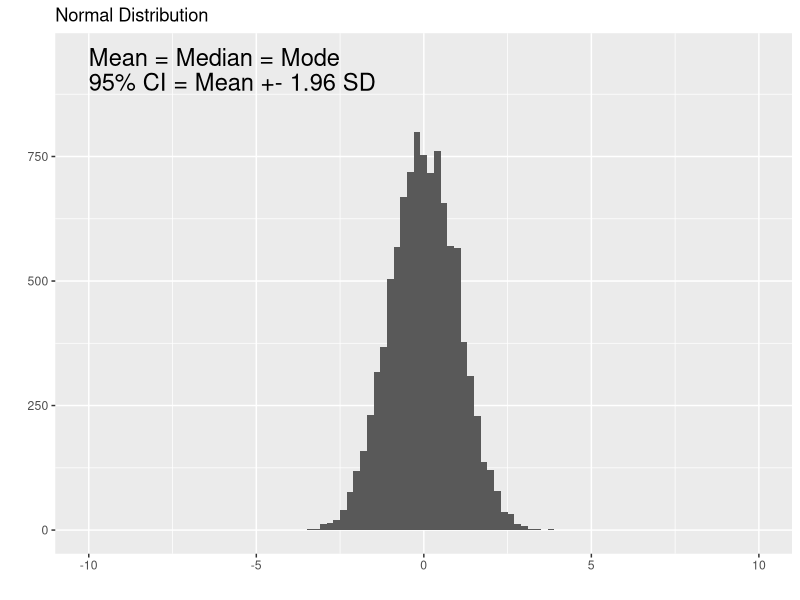
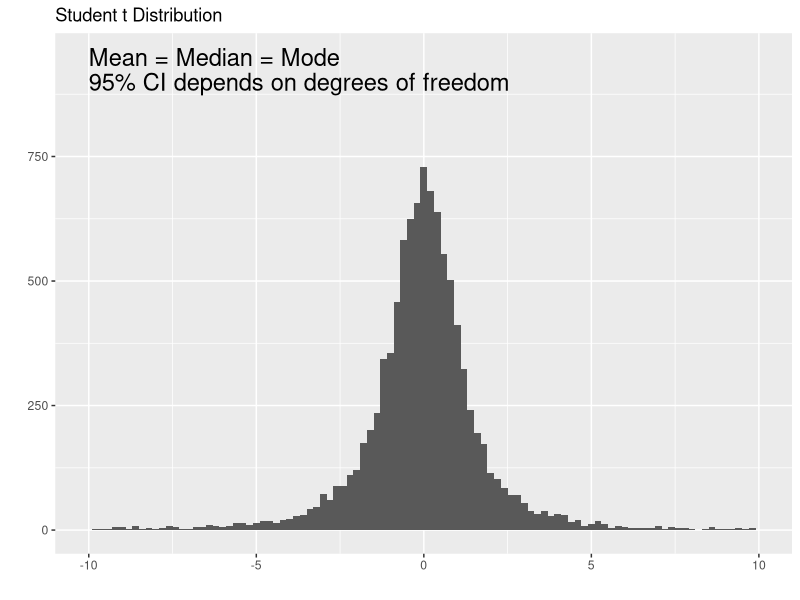
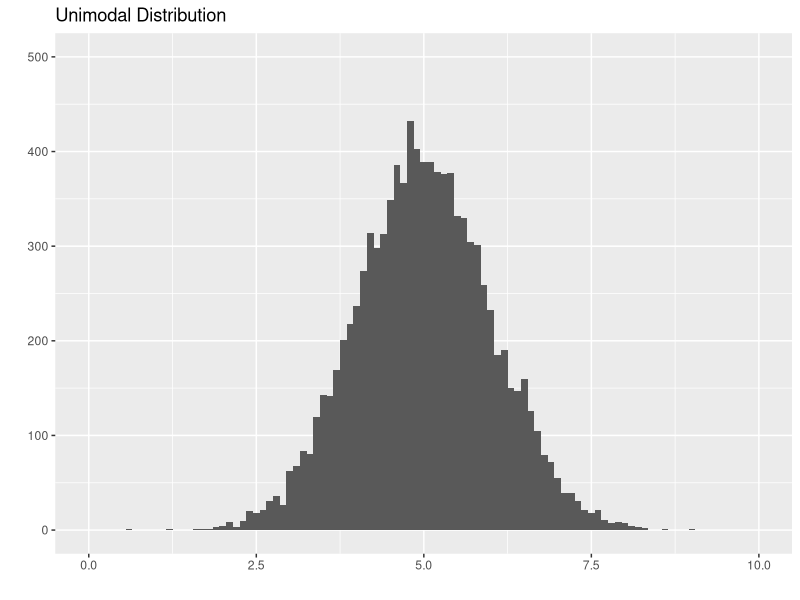
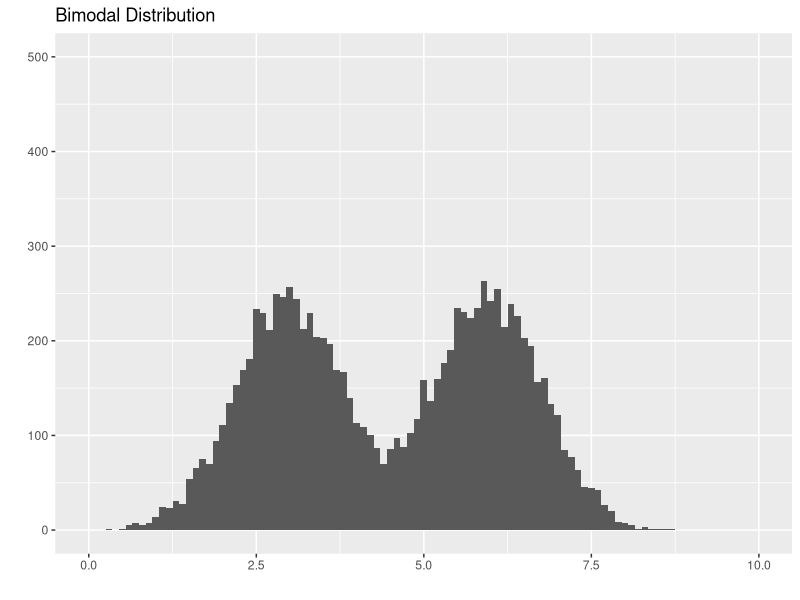
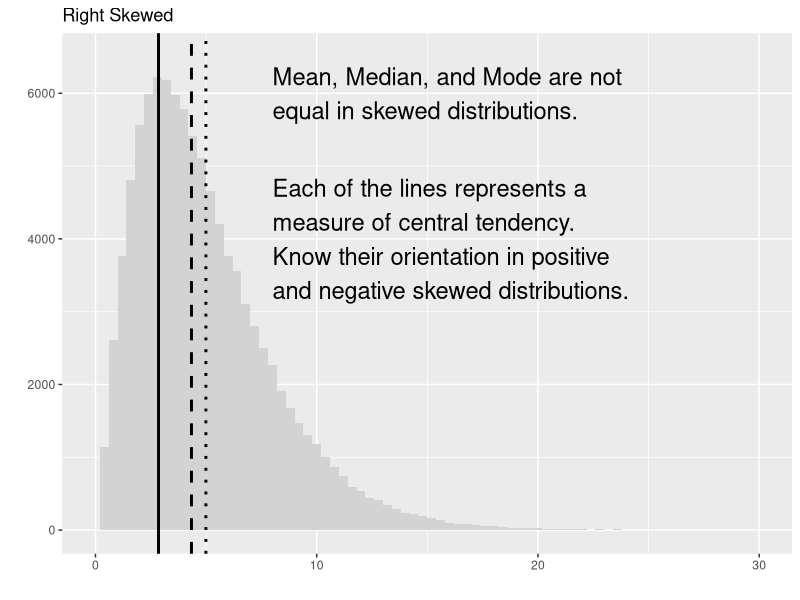
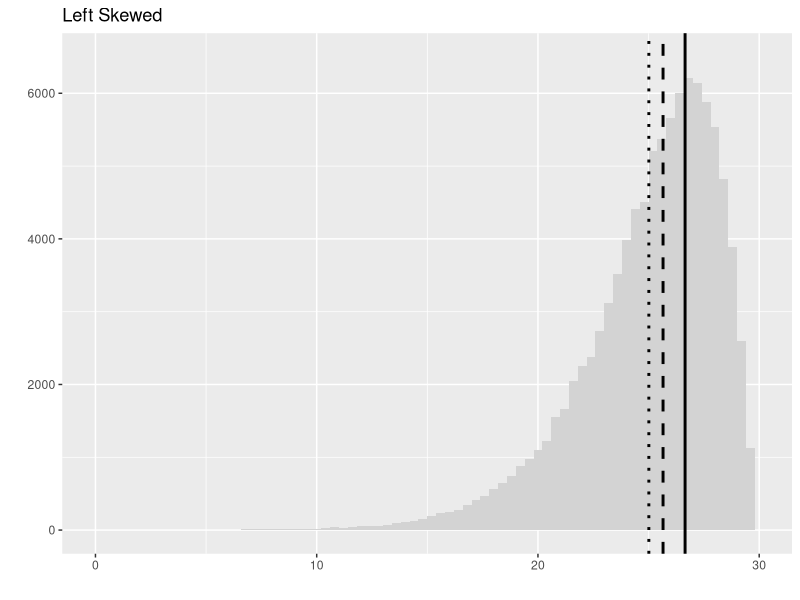
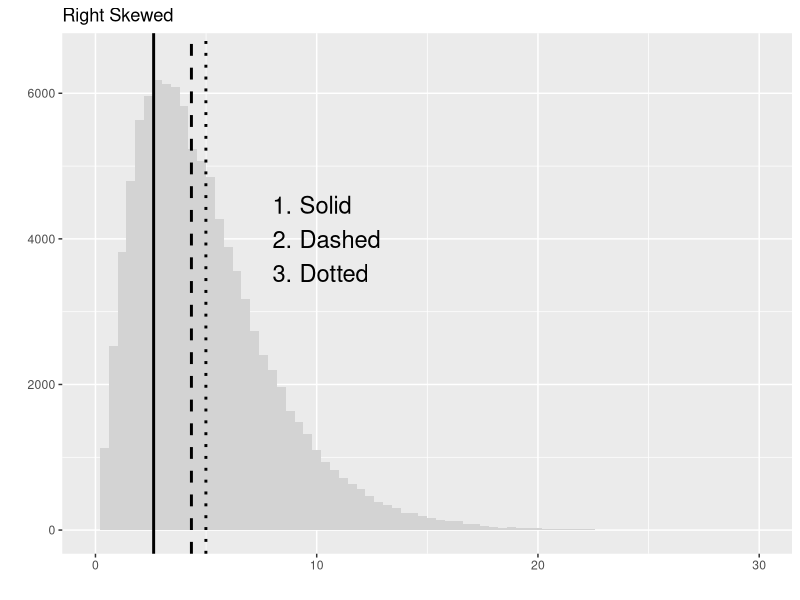

These figures' R source, in order:
## ---- chunk 1
library(ggplot2)
library(cowplot)
norm <- rnorm(10000, sd = 1)
ggplot(data.frame(data = norm), aes(data)) + 
  geom_histogram(binwidth = 0.2) + 
  xlim(-10, 10) + 
  ylim(0, 950) +
  ggtitle("Normal Distribution") + 
  labs(x="", y="") +
  annotate("text", x = -10, y = 950, label = "Mean = Median = Mode", size=6, hjust = 0) +
  annotate("text", x = -10, y = 900, label = "95% CI = Mean +- 1.96 SD", size=6, hjust = 0)
## ---- chunk 2
library(ggplot2)
library(cowplot)
studentt <- rt(10000, df=2)
ggplot(data.frame(data = studentt), aes(data)) + 
  geom_histogram(binwidth = 0.2)  + 
  xlim(-10, 10) + 
  ylim(0, 950) +
  ggtitle("Student t Distribution") + 
  labs(x="", y="") +
  annotate("text", x = -10, y = 950, label = "Mean = Median = Mode", size=6, hjust = 0) +
  annotate("text", x = -10, y = 900, label = "95% CI depends on degrees of freedom", size=6, hjust = 0)
## ---- chunk 3
library(ggplot2)
library(cowplot)
norm <- rnorm(10000, mean = 5, sd = 1)
ggplot(data.frame(data = norm), aes(data)) + 
  geom_histogram(binwidth = 0.1) + 
  xlim(0, 10) + 
  ylim(0, 500) +
  ggtitle("Unimodal Distribution") + 
  labs(x="", y="")
## ---- chunk 4
library(ggplot2)
library(cowplot)
norm1 <- rnorm(5000, mean = 3, sd = 0.8)
norm2 <- rnorm(5000, mean = 6, sd = 0.8)
ggplot(data.frame(data = c(norm1, norm2)), aes(data)) + 
  geom_histogram(binwidth = 0.1) + 
  xlim(0, 10) + 
  ylim(0, 500) +
  ggtitle("Bimodal Distribution") + 
  labs(x="", y="")
## ---- chunk 5
library(ggplot2)
library(cowplot)
Mode <- function(x) {
  ux <- unique(x)
  ux[which.max(tabulate(match(x, ux)))]
}
r.skew <- rchisq(100000, df = 5)
ggplot(data.frame(data = r.skew), aes(data)) +
  geom_histogram(binwidth = 0.4, fill = 'lightgray') + 
  geom_vline(xintercept = mean(r.skew), linetype = 'dotted', lwd = 1) +
  geom_vline(xintercept = median(r.skew), linetype = "dashed", lwd = 1) +
  geom_vline(xintercept = Mode(round(r.skew, digits = 2)), linetype = "solid", lwd = 1) +
  xlim(0, 30) + 
  ylim(0, 6500) +
  ggtitle("Right Skewed") + 
  labs(x="", y="") +
  annotate("text", x = 8, y = 6000, label = "Mean, Median, and Mode are not\nequal in skewed distributions.", size = 6, hjust = 0) +
  annotate("text", x = 8, y = 4000, label = "Each of the lines represents a\nmeasure of central tendency.\nKnow their orientation in positive\nand negative skewed distributions.", size = 6, hjust = 0)
## ---- chunk 6
library(ggplot2)
library(cowplot)
Mode <- function(x) {
  ux <- unique(x)
  ux[which.max(tabulate(match(x, ux)))]
}
l.skew <- 30 - rchisq(100000, df = 5)
ggplot(data.frame(data = l.skew), aes(data)) + 
  geom_histogram(binwidth = 0.4, fill = 'lightgray') + 
  geom_vline(xintercept = mean(l.skew), linetype = 'dotted', lwd = 1) +
  geom_vline(xintercept = median(l.skew), linetype = "dashed", lwd = 1) +
  geom_vline(xintercept = Mode(round(l.skew, digits = 2)), linetype = "solid", lwd = 1) +
  xlim(0, 30) + 
  ylim(0, 6500) +
  ggtitle("Left Skewed") + 
  labs(x="", y="")
## ---- chunk 7
library(ggplot2)
library(cowplot)
Mode <- function(x) {
  ux <- unique(x)
  ux[which.max(tabulate(match(x, ux)))]
}
r.skew <- rchisq(100000, df = 5)
ggplot(data.frame(data = r.skew), aes(data)) +
  geom_histogram(binwidth = 0.4, fill = 'lightgray') + 
  geom_vline(xintercept = mean(r.skew), linetype = 'dotted', lwd = 1) +
  geom_vline(xintercept = median(r.skew), linetype = "dashed", lwd = 1) +
  geom_vline(xintercept = Mode(round(r.skew, digits = 2)), linetype = "solid", lwd = 1) +
  xlim(0, 30) + 
  ylim(0, 6500) +
  ggtitle("Right Skewed") + 
  labs(x="", y="") +
  annotate("text", x = 8, y = 4000, label = "1. Solid\n2. Dashed\n3. Dotted", size = 6, hjust = 0)
